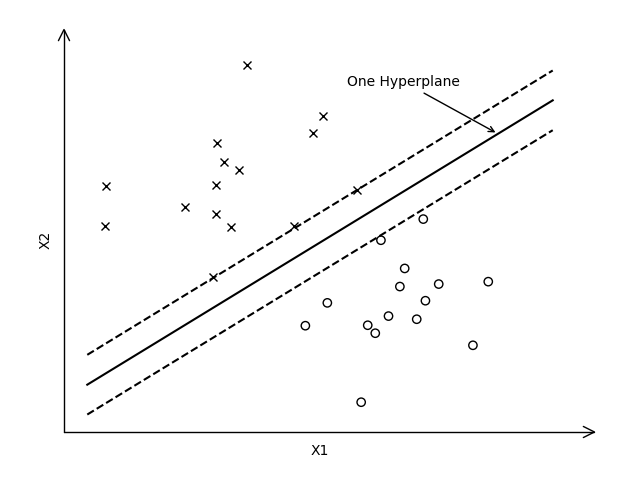

Python code for this plot:
import numpy as np
import matplotlib.pyplot as plt
import mpl_toolkits.axisartist as axisartist

from sklearn.datasets.samples_generator import make_blobs

fig=plt.figure(1)
ax=axisartist.Axes(fig,[0.1,0.1,0.8,0.8])
fig.add_axes(ax)
ax.axis["bottom"].set_axisline_style("->",size=2.0)
ax.axis["left"].set_axisline_style("->",size=2.0)
ax.axis["top"].set_visible(False)
ax.axis["right"].set_visible(False)
ax.set_xlabel('X1')
ax.set_ylabel('X2')

data,target=make_blobs(n_samples=30,n_features=2,centers=[[1.5,1],[1,1.5]],cluster_std=0.2,random_state=9)

for i in range(30):
    if target[i]==0:
        plt.scatter(data[i,0],data[i,1],marker='o',facecolors='none',edgecolors='k')
    else:
        plt.plot(data[i,0],data[i,1],'o',marker='x',markeredgecolor="k")
x=np.linspace(0.4, 2.1, 50)
k=0.70
y1=k*x+0.375
y2=k*x+0.50
y3=k*x+0.25
plt.plot(x,y1,color='black')
lx=1.9
plt.annotate('One Hyperplane',xy=(lx,k*lx+0.375),xytext=(lx-0.55,k*lx+0.375+0.2),arrowprops=dict(arrowstyle='->'),)
plt.plot(x,y2,color='black',linestyle='--')
plt.plot(x,y3,color='black',linestyle='--')
plt.xticks([])
plt.yticks([])

plt.savefig("D:/figure1.png")
plt.show()